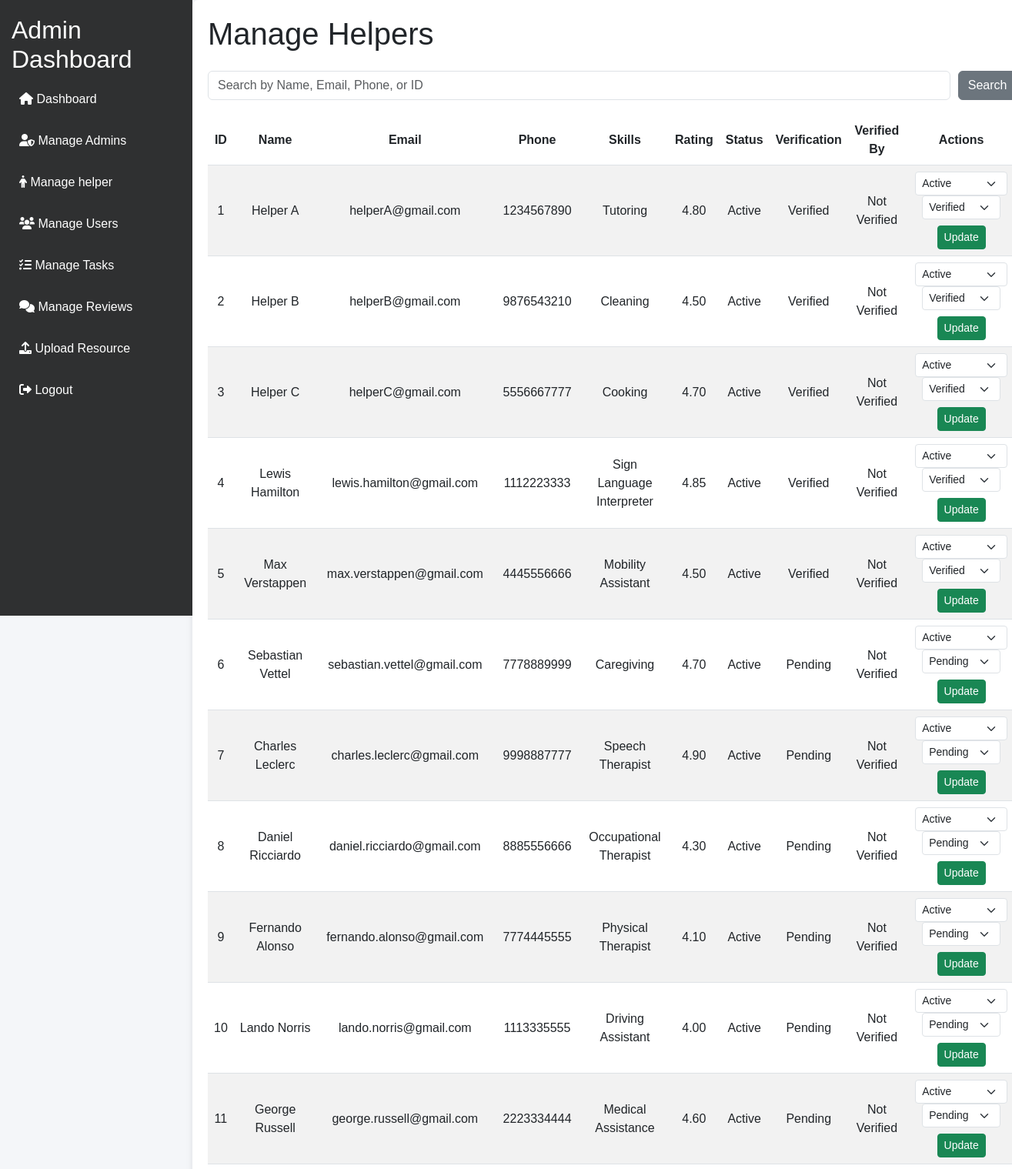
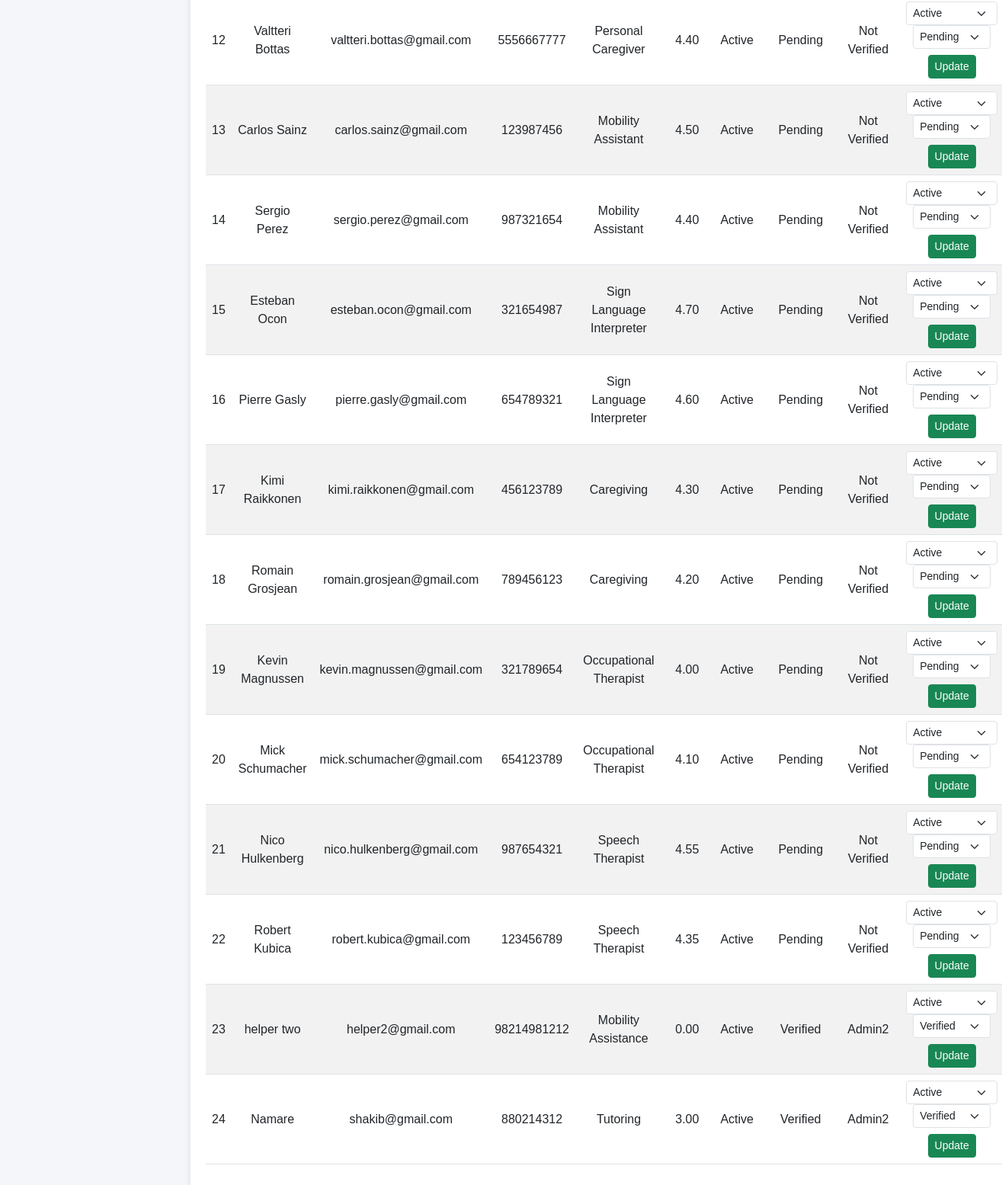
The page /admin/helper.php (signed in) on the database its author committed (2 pictures, top to bottom).
### tables this page shows
CREATE TABLE `helpers` (
  `helper_id` int NOT NULL AUTO_INCREMENT,
  `name` varchar(255) NOT NULL,
  `email` varchar(255) NOT NULL,
  `password_hash` varchar(255) NOT NULL,
  `phone_number` varchar(15) DEFAULT NULL,
  `address` text,
  `skills` text,
  `rating` decimal(3,2) DEFAULT '0.00',
  `profile_photo` text,
  `created_at` timestamp NULL DEFAULT CURRENT_TIMESTAMP,
  `updated_at` timestamp NULL DEFAULT CURRENT_TIMESTAMP ON UPDATE CURRENT_TIMESTAMP,
  `verification_status` enum('pending','verified','rejected') DEFAULT 'pending',
  `verified_by` int DEFAULT NULL,
  `status` enum('active','suspended','deactivated') DEFAULT 'active',
  PRIMARY KEY (`helper_id`),
  UNIQUE KEY `email` (`email`),
  KEY `verified_by` (`verified_by`),
  CONSTRAINT `helpers_ibfk_1` FOREIGN KEY (`verified_by`) REFERENCES `admins` (`admin_id`)
);

### admin/helper.php (the view, shortened to what this page needs)
<?php
include '../dbconnect.php';
$search_query = "";
if (isset($_GET['search']) && !empty($_GET['search'])) {
    $search_query = $conn->real_escape_string($_GET['search']);
    $helpers_query = "SELECT * FROM helpers
                      WHERE name LIKE '%$search_query%'
                         OR email LIKE '%$search_query%'
                         OR phone_number LIKE '%$search_query%'
                         OR helper_id LIKE '%$search_query%'";
} else {
    $helpers_query = "SELECT * FROM helpers";
}
$helpers_result = $conn->query($helpers_query);
?>
<!DOCTYPE html>
<html lang="en">
<head>
    <link href="https://cdn.jsdelivr.net/npm/bootstrap@5.3.0-alpha3/dist/css/bootstrap.min.css" rel="stylesheet">
</head>
<body>
<?php include"header_admin.php"?>
    <div class="container" style="margin-left: 250px; padding: 20px;">
        <h1 class="mb-4">Manage Helpers</h1>
        <form method="GET" class="search-bar">
            <input type="text" name="search" class="form-control" placeholder="Search by Name, Email, Phone, or ID" value="<?php echo htmlspecialchars($search_query); ?>">
            <button type="submit" class="btn btn-secondary">Search</button>
        </form>
        <div class="table-container">
            <table class="table table-striped table-hover">
                <thead>
                <tr>
                    <th>ID</th>
                    <th>Name</th>
                    <th>Email</th>
                    <th>Phone</th>
                    <th>Skills</th>
                    <th>Rating</th>
                    <th>Status</th>
                    <th>Verification</th>
                    <th>Verified By</th>
                    <th>Actions</th>
                </tr>
                </thead>
                <tbody>
                <?php while ($helper = $helpers_result->fetch_assoc()): ?>
                    <tr>
                        <td><?php echo htmlspecialchars($helper['helper_id']); ?></td>
                        <td><?php echo htmlspecialchars($helper['name']); ?></td>
                        <td><?php echo htmlspecialchars($helper['email']); ?></td>
                        <td><?php echo htmlspecialchars($helper['phone_number']); ?></td>
                        <td><?php echo htmlspecialchars($helper['skills']); ?></td>
                        <td><?php echo number_format($helper['rating'], 2); ?></td>
                        <td><?php echo ucfirst(htmlspecialchars($helper['status'])); ?></td>
                        <td><?php echo ucfirst(htmlspecialchars($helper['verification_status'])); ?></td>
                        <td>
                            <?php
                            if ($helper['verified_by']) {
                                $verifier_query = "SELECT name FROM admins WHERE admin_id = " . (int)$helper['verified_by'];
                                $verifier_result = $conn->query($verifier_query);
                                $verifier = $verifier_result->fetch_assoc();
                                echo htmlspecialchars($verifier['name'] ?? 'Unknown');
                            } else {
                                echo 'Not Verified';
                            }
                            ?>
                        </td>
                        <td>
                            <form method="POST" style="display:inline-block;">
                                <select name="status" class="form-select form-select-sm d-inline" style="width:auto;">
                                    <option value="active" <?php echo $helper['status'] === 'active' ? 'selected' : ''; ?>>Active</option>
                                </select>
                                <select name="verification_status" class="form-select form-select-sm d-inline" style="width:auto;">
                                    <option value="pending" <?php echo $helper['verification_status'] === 'pending' ? 'selected' : ''; ?>>Pending</option>
                                    <option value="verified" <?php echo $helper['verification_status'] === 'verified' ? 'selected' : ''; ?>>Verified</option>
                                </select>
                                <button type="submit" name="update_helper" class="btn btn-success btn-sm mt-2">Update</button>
                            </form>
                        </td>
                    </tr>
                <?php endwhile; ?>
                </tbody>
            </table>
        </div>
    </div>
</body>
</html>

### admin/helper.php (style rules this page uses)
body { font-family: Arial, sans-serif; background-color: #f8f9fa; width: 83%; }
.container { margin-top: 0px; background: #fff; border-radius: 8px; padding: 20px; box-shadow: 0 4px 8px rgba(0, 0, 0, 0.1); }
h1 { font-size: 28px; color: #333; font-weight: bold; }
.search-bar { display: flex; align-items: center; margin-bottom: 20px; }
.search-bar input { flex: 1; margin-right: 10px; }
.table th, .table td { vertical-align: middle; text-align: center; }
.btn { transition: background-color 0.3s ease; }

### admin/header_admin.php (style rules this page uses)
body { font-family: 'Arial', sans-serif; background-color: #f4f6f9; }

### rows shown on the page
helpers: helper_id "1", name "Helper A", email "helperA@gmail.com", phone_number "1234567890", skills "Tutoring", rating "4.80", status "Active", verification_status "Verified", shows "Not Verified"
helpers: helper_id "2", name "Helper B", email "helperB@gmail.com", phone_number "9876543210", skills "Cleaning", rating "4.50", status "Active", verification_status "Verified", shows "Not Verified"
helpers: helper_id "3", name "Helper C", email "helperC@gmail.com", phone_number "5556667777", skills "Cooking", rating "4.70", status "Active", verification_status "Verified", shows "Not Verified"
helpers: helper_id "4", name "Lewis Hamilton", email "lewis.hamilton@gmail.com", phone_number "1112223333", skills "Sign Language Interpreter", rating "4.85", status "Active", verification_status "Verified", shows "Not Verified"
helpers: helper_id "5", name "Max Verstappen", email "max.verstappen@gmail.com", phone_number "4445556666", skills "Mobility Assistant", rating "4.50", status "Active", verification_status "Verified", shows "Not Verified"
helpers: helper_id "6", name "Sebastian Vettel", email "sebastian.vettel@gmail.com", phone_number "7778889999", skills "Caregiving", rating "4.70", status "Active", verification_status "Pending", shows "Not Verified"
helpers: helper_id "7", name "Charles Leclerc", email "charles.leclerc@gmail.com", phone_number "9998887777", skills "Speech Therapist", rating "4.90", status "Active", verification_status "Pending", shows "Not Verified"
helpers: helper_id "8", name "Daniel Ricciardo", email "daniel.ricciardo@gmail.com", phone_number "8885556666", skills "Occupational Therapist", rating "4.30", status "Active", verification_status "Pending", shows "Not Verified"
helpers: helper_id "9", name "Fernando Alonso", email "fernando.alonso@gmail.com", phone_number "7774445555", skills "Physical Therapist", rating "4.10", status "Active", verification_status "Pending", shows "Not Verified"
helpers: helper_id "10", name "Lando Norris", email "lando.norris@gmail.com", phone_number "1113335555", skills "Driving Assistant", rating "4.00", status "Active", verification_status "Pending", shows "Not Verified"
helpers: helper_id "11", name "George Russell", email "george.russell@gmail.com", phone_number "2223334444", skills "Medical Assistance", rating "4.60", status "Active", verification_status "Pending", shows "Not Verified"
helpers: helper_id "12", name "Valtteri Bottas", email "valtteri.bottas@gmail.com", phone_number "5556667777", skills "Personal Caregiver", rating "4.40", status "Active", verification_status "Pending", shows "Not Verified"
helpers: helper_id "13", name "Carlos Sainz", email "carlos.sainz@gmail.com", phone_number "123987456", skills "Mobility Assistant", rating "4.50", status "Active", verification_status "Pending", shows "Not Verified"
helpers: helper_id "14", name "Sergio Perez", email "sergio.perez@gmail.com", phone_number "987321654", skills "Mobility Assistant", rating "4.40", status "Active", verification_status "Pending", shows "Not Verified"
helpers: helper_id "15", name "Esteban Ocon", email "esteban.ocon@gmail.com", phone_number "321654987", skills "Sign Language Interpreter", rating "4.70", status "Active", verification_status "Pending", shows "Not Verified"
helpers: helper_id "16", name "Pierre Gasly", email "pierre.gasly@gmail.com", phone_number "654789321", skills "Sign Language Interpreter", rating "4.60", status "Active", verification_status "Pending", shows "Not Verified"
helpers: helper_id "17", name "Kimi Raikkonen", email "kimi.raikkonen@gmail.com", phone_number "456123789", skills "Caregiving", rating "4.30", status "Active", verification_status "Pending", shows "Not Verified"
helpers: helper_id "18", name "Romain Grosjean", email "romain.grosjean@gmail.com", phone_number "789456123", skills "Caregiving", rating "4.20", status "Active", verification_status "Pending", shows "Not Verified"
helpers: helper_id "19", name "Kevin Magnussen", email "kevin.magnussen@gmail.com", phone_number "321789654", skills "Occupational Therapist", rating "4.00", status "Active", verification_status "Pending", shows "Not Verified"
helpers: helper_id "20", name "Mick Schumacher", email "mick.schumacher@gmail.com", phone_number "654123789", skills "Occupational Therapist", rating "4.10", status "Active", verification_status "Pending", shows "Not Verified"
helpers: helper_id "21", name "Nico Hulkenberg", email "nico.hulkenberg@gmail.com", phone_number "987654321", skills "Speech Therapist", rating "4.55", status "Active", verification_status "Pending", shows "Not Verified"
helpers: helper_id "22", name "Robert Kubica", email "robert.kubica@gmail.com", phone_number "123456789", skills "Speech Therapist", rating "4.35", status "Active", verification_status "Pending", shows "Not Verified"
helpers: helper_id "23", name "helper two", email "helper2@gmail.com", phone_number "98214981212", skills "Mobility Assistance", rating "0.00", status "Active", verification_status "Verified", verified_by.name "Admin2"
helpers: helper_id "24", name "Namare", email "shakib@gmail.com", phone_number "880214312", skills "Tutoring", rating "3.00", status "Active", verification_status "Verified", verified_by.name "Admin2"
